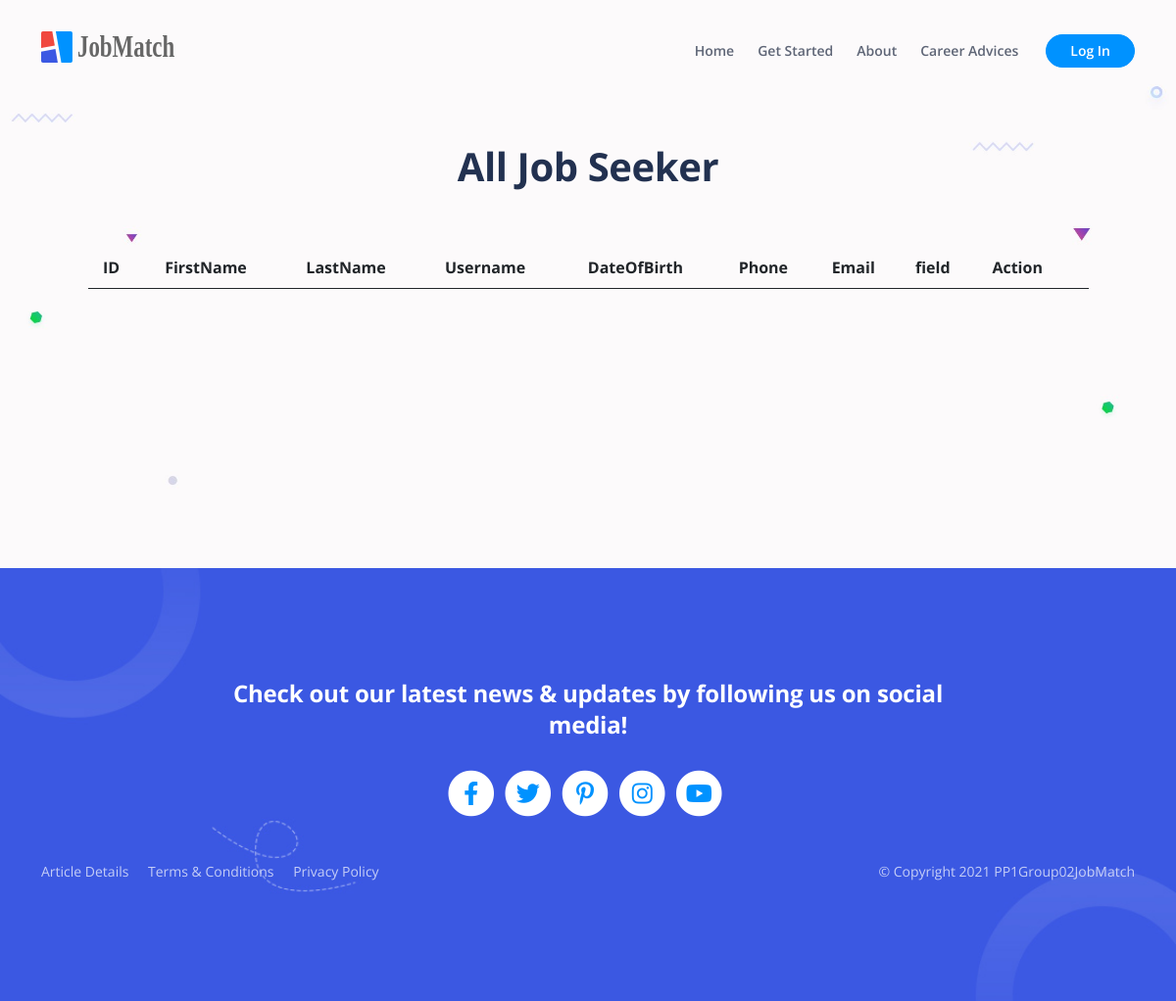
Page /view/jobseeker_list.php on the earlier database version.
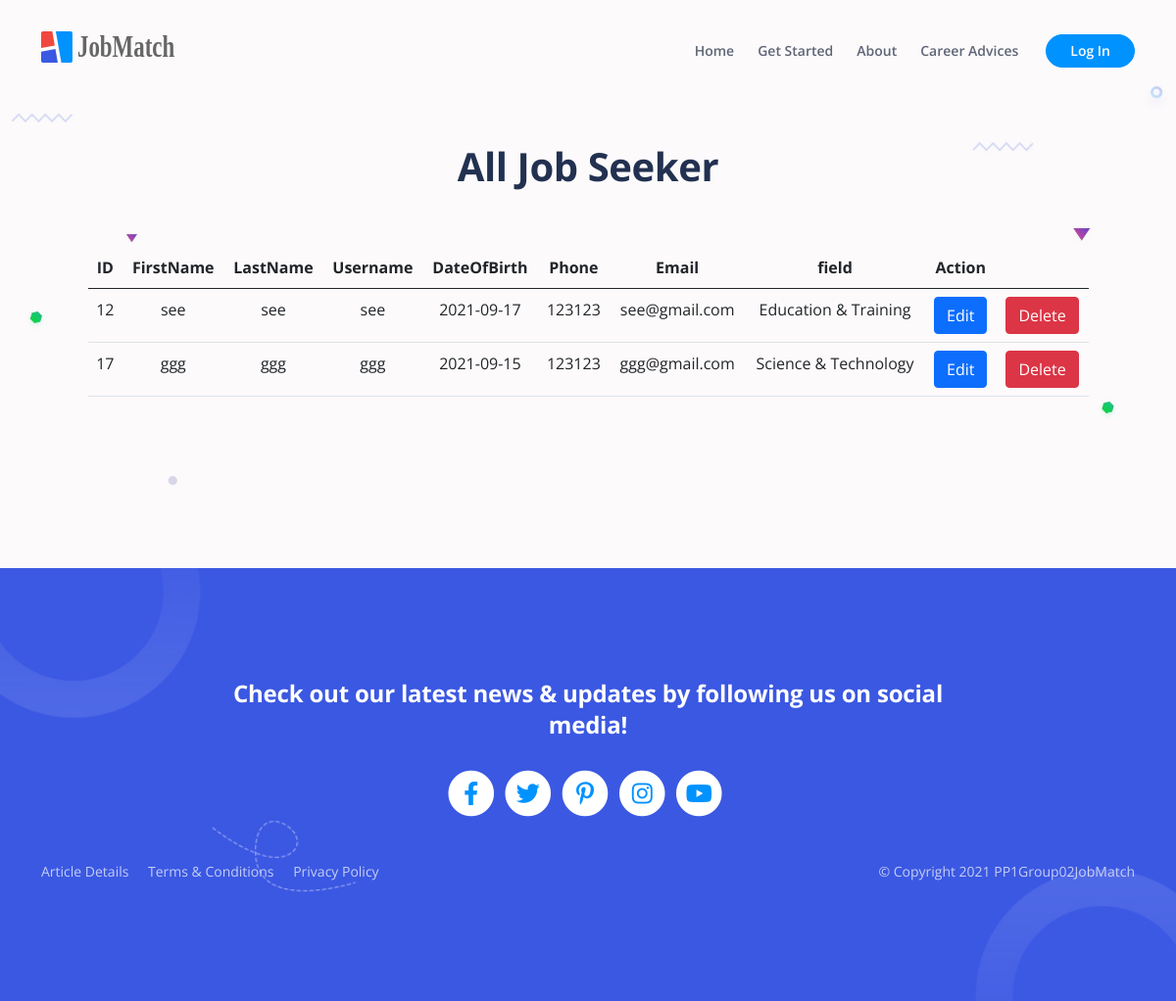
Same page on the later database version.
### tables this page shows
CREATE TABLE `jobseeker` (
  `id` int(11) NOT NULL,
  `firstName` text NOT NULL,
  `lastName` text NOT NULL,
  `username` text NOT NULL,
  `password` text NOT NULL,
  `dateOfBirth` date NOT NULL,
  `phone` int(11) NOT NULL,
  `email` text NOT NULL,
  `field` text NOT NULL,
  `experience` longtext DEFAULT NULL,
  `Image` mediumblob DEFAULT NULL
);

### view/jobseeker_list.php (the view, shortened to what this page needs)
<!DOCTYPE html>
<html lang="en">
<head>
    <?php
        require_once("component/header.php");
    ?>
</head>
<body data-bs-spy="scroll" data-bs-target="#navbarExample" class="text-center">
    <?php
        require_once("component/navbar.php");
    ?>
    <header id="ex-header" class="ex-header">
        <div class="container">
            <div class="row justify-content-md-center">
                <div class="col-xl-11 mb-5">
                    <h1>All Job Seeker</h1>
                </div>
                <div class="col-xl-11 mb-5" style="min-height: 200px;">
                    <?php
                    require_once '../model/db_connection.php';
                    $query = "SELECT * FROM jobseeker ORDER BY id";
                    $result = $db->query($query);
                    $numResults = $result->num_rows;
                    ?>
                    <table class="table">
                        <thead>
                            <tr>
                                <th scope="col">ID</th>
                                <th scope="col">FirstName</th>
                                <th scope="col">LastName</th>
                                <th scope="col">Username</th>
                                <th scope="col">DateOfBirth</th>
                                <th scope="col">Phone</th>
                                <th scope="col">Email</th>
                                <th scope="col">field</th>
                                <th scope="col">Action</th>
                                <th scope="col"></th>
                            </tr>
                        </thead>
                        <tbody>
                            <?php
                            for ($i = 0; $i < $numResults; $i++) {
                                $row = $result->fetch_assoc();
                                $id = $row['id'];
                                $firstName = $row['firstName'];
                                $lastName = $row['lastName'];
                                $username = $row['username'];
                                $dob = $row['dateOfBirth'];
                                $phone = $row['phone'];
                                $email = $row['email'];
                                $field = $row['field'];
                                echo "<tr>";
                                echo "<td scope=\"row\">$id</td>";
                                echo "<td scope=\"row\">$firstName</td>";
                                echo "<td scope=\"row\">$lastName</td>";
                                echo "<td scope=\"row\">$username</td>";
                                echo "<td scope=\"row\">$dob</td>";
                                echo "<td scope=\"row\">$phone</td>";
                                echo "<td scope=\"row\">$email</td>";
                                echo "<td scope=\"row\">$field</td>";
                                createEditButton("id", $id, "Edit", "edit_jobseeker.php");
                                createDeleteButton("username", $username, "Delete");
                                echo "</tr>";
                            }
                            function createEditButton($hiddenName, $hiddenValue, $buttonText, $actionPage){
                                echo "<td>";
                                echo "<form action=$actionPage method=\"GET\">";
                                echo "<button type=\"submit\" class=\"btn btn-primary\">$buttonText</button>";
                                echo "</form>";
                                echo "</td>";
                            }
                            function createDeleteButton($hiddenName, $username, $buttonText){
                                echo "<td>";
                                echo "<form method=\"POST\">";
                                echo "<button name=\"delete\" type=\"submit\" class=\"btn btn-danger\" onclick=\"return confirm('Are you sure you want to delete $username ?')\" >$buttonText</button>";
                                echo "</form>";
                                echo "</td>";
                            }
                            ?>
                        </tbody>
                    </table>
                </div>
            </div>
        </div>
    </header>
    <?php
        require_once("component/footer.php");
    ?>
</body>
</html>

Differences in the rows shown:
added jobseeker: id "12", firstName "see", lastName "see", username "see", dateOfBirth "2021-09-17", phone "123123", email "see@gmail.com", field "Education & Training"
added jobseeker: id "17", firstName "ggg", lastName "ggg", username "ggg", dateOfBirth "2021-09-15", phone "123123", email "ggg@gmail.com", field "Science & Technology"
